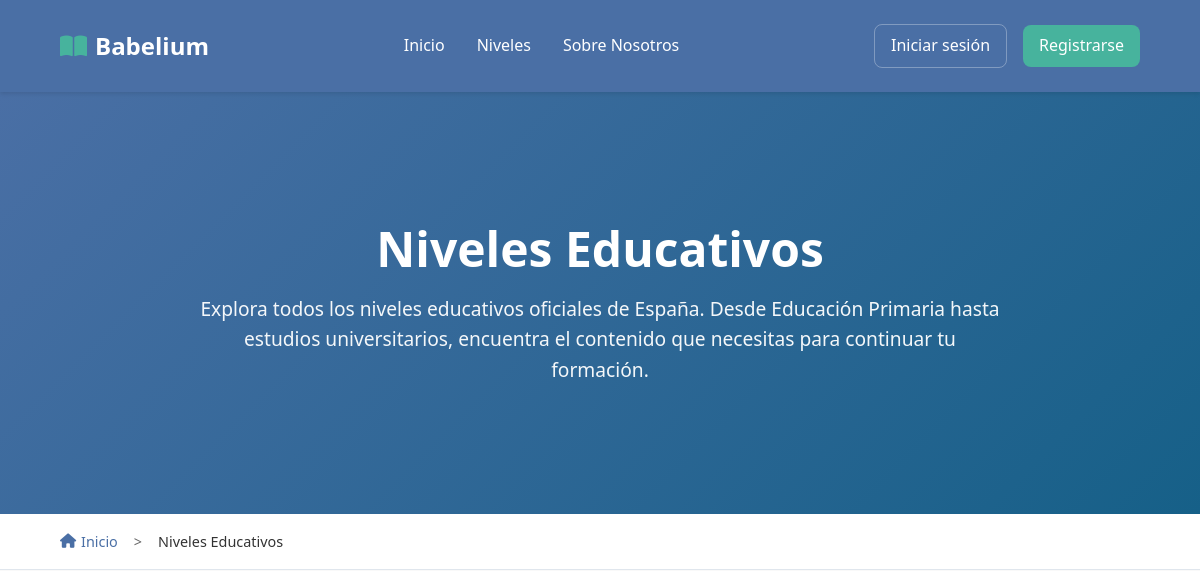
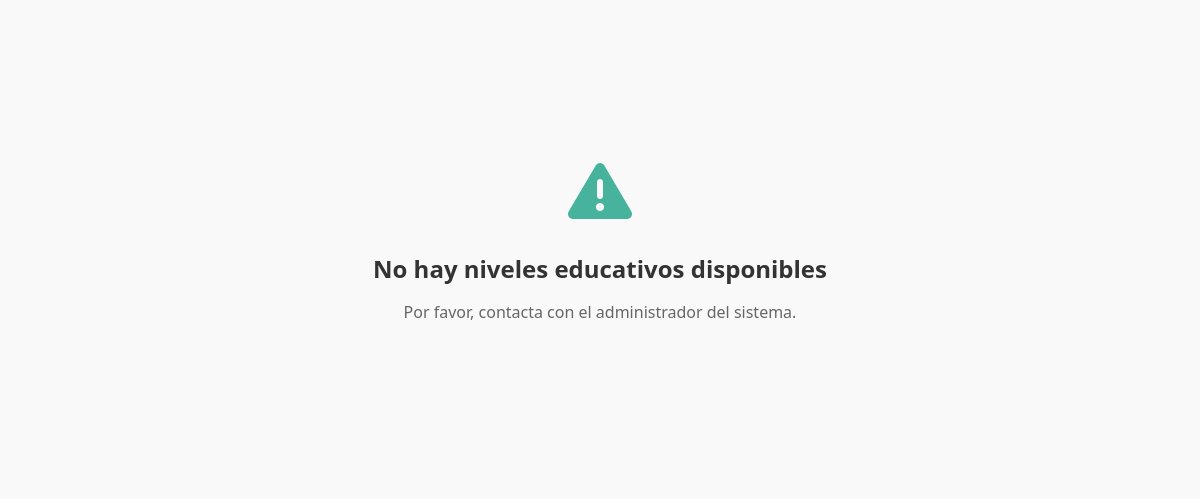
The page /niveles.php (upper part) on the database as committed earlier (2 pictures, top to bottom).
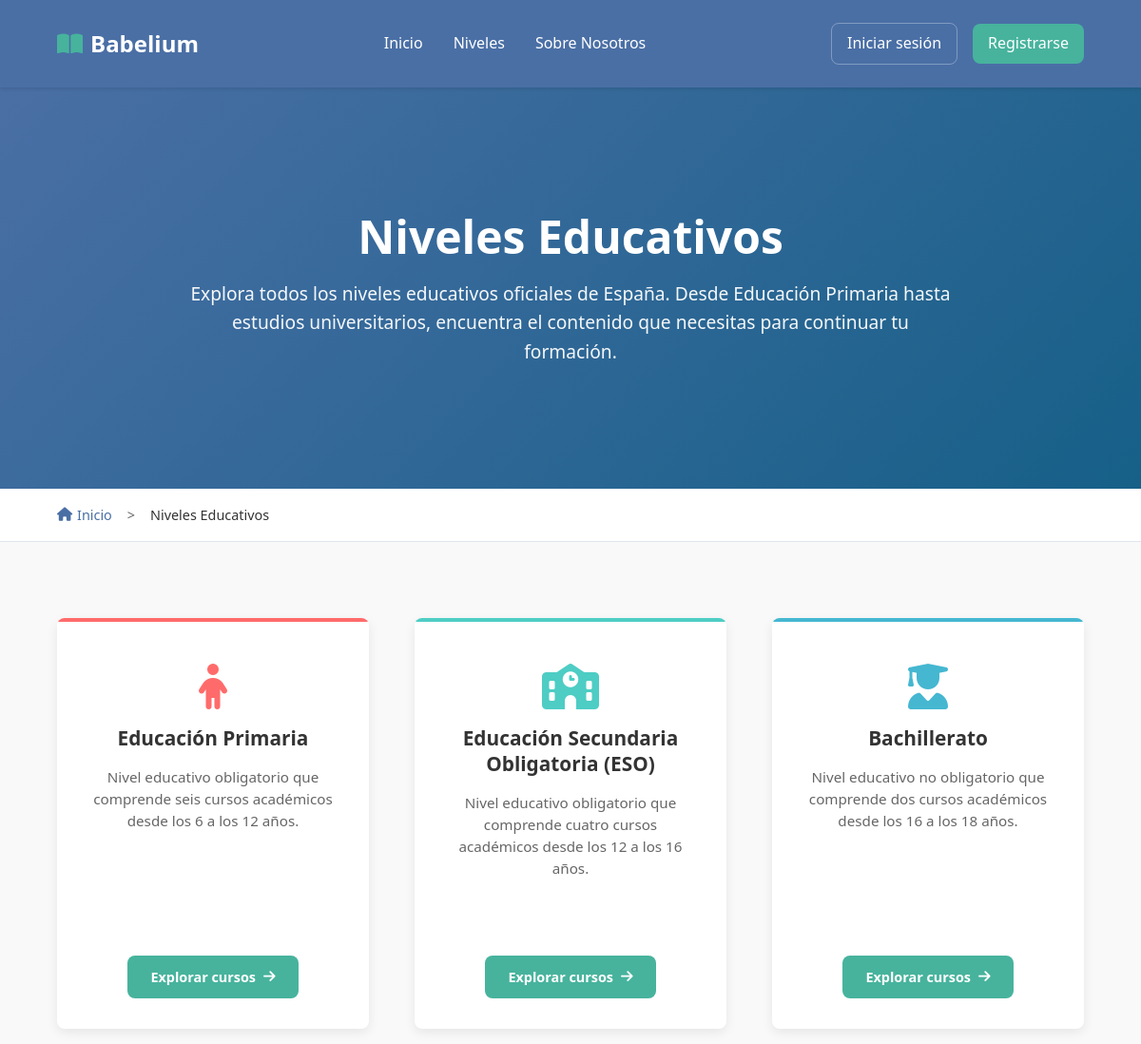
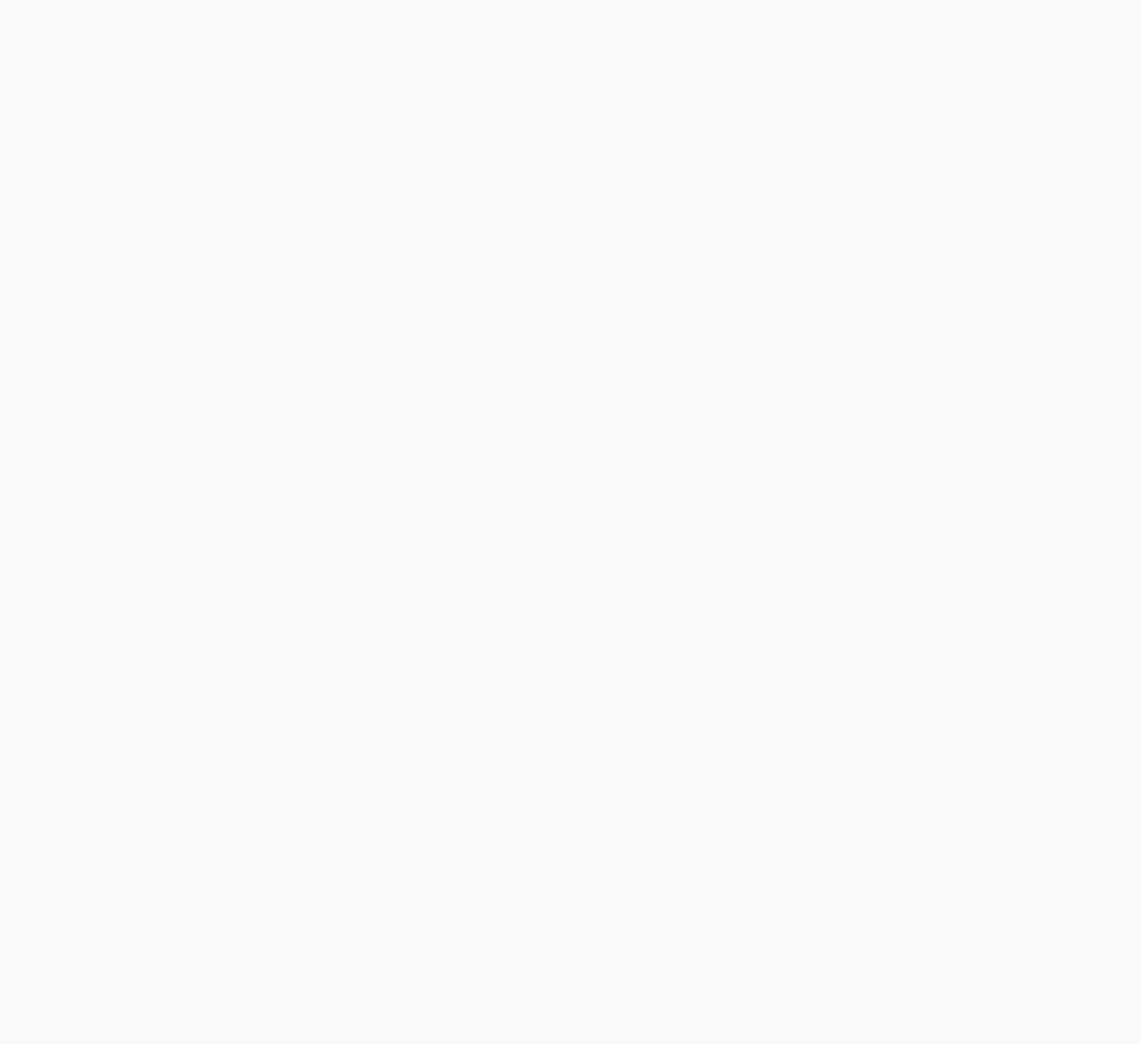
The same page on the database as committed later (2 pictures, top to bottom).
### tables this page shows
CREATE TABLE `niveles_educativos` (
  `id` int(11) NOT NULL,
  `nombre` varchar(100) NOT NULL,
  `descripcion` text DEFAULT NULL,
  `orden` int(11) NOT NULL,
  `activo` tinyint(1) DEFAULT 1
);

### includes/auth_check.php (called while the page is built, shortened)
<?php
function obtenerUsuarioActual() {
    if (!isset($_SESSION['usuario_id'])) {
        return null;
    }
    return [
        'id' => $_SESSION['usuario_id'],
        'tipo' => $_SESSION['usuario_tipo'],
        'nombre' => $_SESSION['usuario_nombre'],
        'apellidos' => $_SESSION['usuario_apellidos'],
        'email' => $_SESSION['usuario_email'],
        'identificador' => $_SESSION['usuario_identificador']
    ];
}
?>

### php/niveles-functions.php (called while the page is built)
<?php
function getNivelIcon($nombre) {
    $nombre_lower = strtolower($nombre);
    if (strpos($nombre_lower, 'primaria') !== false) {
        return 'fas fa-child';
    } elseif (strpos($nombre_lower, 'secundaria') !== false || strpos($nombre_lower, 'eso') !== false) {
        return 'fas fa-school';
    } elseif (strpos($nombre_lower, 'bachillerato') !== false) {
        return 'fas fa-user-graduate';
    } elseif (strpos($nombre_lower, 'básica') !== false) {
        return 'fas fa-tools';
    } elseif (strpos($nombre_lower, 'grado medio') !== false) {
        return 'fas fa-cogs';
    } elseif (strpos($nombre_lower, 'grado superior') !== false) {
        return 'fas fa-industry';
    } elseif (strpos($nombre_lower, 'universitario') !== false || strpos($nombre_lower, 'grado') !== false) {
        return 'fas fa-university';
    } else {
        return 'fas fa-book';
    }
}
function getNivelColor($nombre) {
    $nombre_lower = strtolower($nombre);
    if (strpos($nombre_lower, 'primaria') !== false) {
        return 'nivel-primaria';
    } elseif (strpos($nombre_lower, 'secundaria') !== false || strpos($nombre_lower, 'eso') !== false) {
        return 'nivel-secundaria';
    } elseif (strpos($nombre_lower, 'bachillerato') !== false) {
        return 'nivel-bachillerato';
    } elseif (strpos($nombre_lower, 'básica') !== false) {
        return 'nivel-fp-basica';
    } elseif (strpos($nombre_lower, 'grado medio') !== false) {
        return 'nivel-fp-medio';
    } elseif (strpos($nombre_lower, 'grado superior') !== false) {
        return 'nivel-fp-superior';
    } elseif (strpos($nombre_lower, 'universitario') !== false || strpos($nombre_lower, 'grado') !== false) {
        return 'nivel-universidad';
    } else {
        return 'nivel-default';
    }
}
?>

### niveles.php (the view, shortened to what this page needs)
<?php
require_once "db/connection.php";
require_once "php/niveles-functions.php";
$query = "SELECT id, nombre, descripcion, orden FROM niveles_educativos WHERE activo = 1 ORDER BY orden ASC";
$resultado = $conexion->query($query);
$niveles = [];
if ($resultado && $resultado->num_rows > 0) {
    while ($fila = $resultado->fetch_assoc()) {
        $niveles[] = $fila;
    }
}
?>
<!DOCTYPE html>
<html lang="es">
<head>
    <link rel="stylesheet" href="https://cdnjs.cloudflare.com/ajax/libs/font-awesome/6.5.0/css/all.min.css">
    <link rel="stylesheet" href="css/reset.css">
    <link rel="stylesheet" href="css/style.css">
    <link rel="stylesheet" href="css/niveles.css">
</head>
<body>
    <?php include_once "includes/header.php" ?>
    <main class="niveles-main">
        <section class="niveles-hero">
            <div class="hero-content">
                <h1>Niveles Educativos</h1>
                <p class="hero-description">
                    Explora todos los niveles educativos oficiales de España.
                    Desde Educación Primaria hasta estudios universitarios,
                    encuentra el contenido que necesitas para continuar tu formación.
                </p>
            </div>
        </section>
        <section class="breadcrumb">
            <div class="breadcrumb-container">
                <a href="index.php" class="breadcrumb-link">
                    <i class="fas fa-home"></i> Inicio
                </a>
                <span class="breadcrumb-separator">></span>
                <span class="breadcrumb-current">Niveles Educativos</span>
            </div>
        </section>
        <section class="niveles-section">
            <div class="niveles-container">
                <?php if (empty($niveles)): ?>
                    <div class="no-niveles">
                        <i class="fas fa-exclamation-triangle"></i>
                        <h3>No hay niveles educativos disponibles</h3>
                        <p>Por favor, contacta con el administrador del sistema.</p>
                    </div>
                <?php else: ?>
                    <div class="niveles-grid">
                        <?php foreach ($niveles as $nivel): ?>
                            <div class="nivel-card <?php echo getNivelColor($nivel['nombre']); ?>" id="<?php echo getNivelColor($nivel['nombre']); ?>">
                                <div class="nivel-icon">
                                    <i class="<?php echo getNivelIcon($nivel['nombre']); ?>"></i>
                                </div>
                                <div class="nivel-content">
                                    <h3 class="nivel-title"><?php echo htmlspecialchars($nivel['nombre']); ?></h3>
                                    <p class="nivel-description">
                                        <?php echo htmlspecialchars($nivel['descripcion']); ?>
                                    </p>
                                </div>
                                <div class="nivel-footer">
                                    <a href="cursos.php?nivel_id=<?php echo $nivel['id']; ?>" class="nivel-button">
                                        Explorar cursos
                                        <i class="fas fa-arrow-right"></i>
                                    </a>
                                </div>
                            </div>
                        <?php endforeach; ?>
                    </div>
                <?php endif; ?>
            </div>
        </section>
    </main>
</body>
</html>

### includes/header.php (shortened to what this page needs)
<?php
require_once __DIR__ . '/auth_check.php';
$usuario_actual = obtenerUsuarioActual();
?>
<header>
    <div class="logo">
        <i class="fas fa-book-open"></i>
        <a href="index.php"><span>Babelium</span></a>
    </div>
    <nav>
        <ul>
            <li><a href="index.php">Inicio</a></li>
            <li><a href="niveles.php">Niveles</a></li>
            <li><a href="sobre-nosotros.php">Sobre Nosotros</a></li>
        </ul>
    </nav>
    <div class="auth-buttons">
        <?php if ($usuario_actual): ?>
            <div class="user-menu">
                <button class="user-button" onclick="toggleUserMenu()">
                    <i class="fas fa-user"></i>
                    <span><?php echo htmlspecialchars($usuario_actual['nombre']); ?></span>
                    <i class="fas fa-chevron-down"></i>
                </button>
                <div class="user-dropdown" id="userDropdown">
                    <div class="user-info">
                        <strong><?php echo htmlspecialchars($usuario_actual['nombre'] . ' ' . $usuario_actual['apellidos']); ?></strong>
                        <small><?php echo ucfirst($usuario_actual['tipo']); ?></small>
                    </div>
                    <div class="dropdown-divider"></div>
                    <a href="perfil.php" class="dropdown-item">
                        <i class="fas fa-user"></i> Mi Perfil
                    </a>
                    <a href="progreso.php" class="dropdown-item">
                        <i class="fas fa-chart-line"></i> Mi Progreso
                    </a>
                    <a href="favoritos.php" class="dropdown-item">
                        <i class="fas fa-heart"></i> Favoritos
                    </a>
                    <div class="dropdown-divider"></div>
                    <a href="auth/logout.php" class="dropdown-item logout">
                        <i class="fas fa-sign-out-alt"></i> Cerrar Sesión
                    </a>
                </div>
            </div>
        <?php else: ?>
            <a href="auth/login.php">Iniciar sesión</a>
            <a href="auth/register.php">Registrarse</a>
        <?php endif; ?>
    </div>
</header>

### css/style.css (style rules this page uses)
:root { --primary-color: #4a6fa5; --secondary-color: #166088; --accent-color: #47b39d; --background-color: #f9f9f9; --text-color: #333333; --light-text: #666666; --white: #ffffff; --ods-education: #c5192d; --ods-inequality: #ff9e00; --ods-communities: #56c02b; --spacing-xs: 0.5rem; --spacing-sm: 1rem; --spacing-md: 2rem; --spacing-lg: 3rem; --spacing-xl: 5rem; --border-radius: 0.5rem; }
body { font-family: "Segoe UI", Tahoma, Geneva, Verdana, sans-serif; color: var(--text-color); line-height: 1.6; background-color: var(--background-color); }
h1, h2, h3, h4, h5, h6 { margin-bottom: var(--spacing-sm); line-height: 1.2; }
h1 { font-size: 3rem; font-weight: 700; }
h3 { font-size: 1.5rem; font-weight: 600; }
p { margin-bottom: var(--spacing-sm); }
a { text-decoration: none; color: var(--primary-color); transition: all 0.3s ease; }
section { padding: var(--spacing-xl) 5%; }
.hero-content { flex: 1; padding: var(--spacing-lg); min-width: 20rem; }
header { background-color: var(--primary-color); color: var(--white); padding: 1rem 5%; display: flex; justify-content: space-between; align-items: center; position: sticky; top: 0; z-index: 100; box-shadow: 0 0.125rem 0.25rem rgba(0, 0, 0, 0.1); min-height: 3.75rem; }
header nav a, header .auth-buttons > a , header .user-button { color: var(--white); }
.logo { display: flex; align-items: center; gap: 0.5rem; font-size: 1.5rem; font-weight: 700; flex-shrink: 0; }
.logo i { color: var(--accent-color); }
.logo a { color: var(--white); text-decoration: none; }
nav ul { display: flex; list-style: none; gap: 2rem; margin: 0; padding: 0; }
nav a { color: var(--white); text-decoration: none; font-weight: 500; transition: color 0.3s ease; white-space: nowrap; }
.auth-buttons { display: flex; align-items: center; gap: 1rem; flex-shrink: 0; }
.auth-buttons a { color: var(--white); text-decoration: none; padding: 0.5rem 1rem; border-radius: var(--border-radius); transition: all 0.3s ease; font-weight: 500; white-space: nowrap; }
.auth-buttons a:first-child { border: 1px solid rgba(255, 255, 255, 0.3); }
.auth-buttons a:last-child { background-color: var(--accent-color); }

Rows that differ between the two databases and show on the page:
added niveles_educativos: nombre "Educación Primaria", descripcion "Nivel educativo obligatorio que comprende seis cursos académicos desde los 6 a los 12 años."
added niveles_educativos: nombre "Educación Secundaria Obligatoria (ESO)", descripcion "Nivel educativo obligatorio que comprende cuatro cursos académicos desde los 12 a los 16 años."
added niveles_educativos: nombre "Bachillerato", descripcion "Nivel educativo no obligatorio que comprende dos cursos académicos desde los 16 a los 18 años."
Other text that changed with them:
text no longer shown: "No hay niveles educativos disponibles Por favor, contacta con el administrador del sistema."
